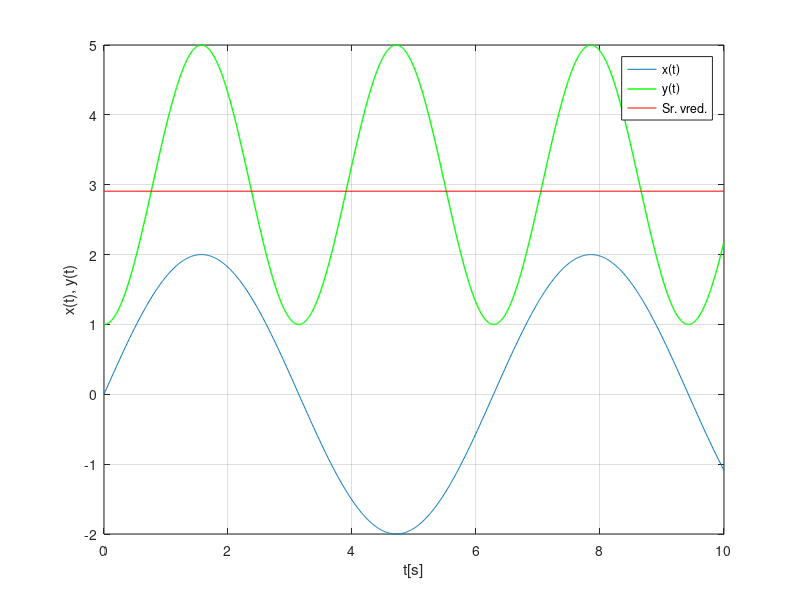

Write MATLAB code to recreate this figure.
clear all; close all; clc;

t = 0:0.01:10;
x = 2*sin(t);
y = x.^2 + 1;
[minY, xmin] = min(y)
[maxY, xmax] = max(y)

step = (10-0)/1000;
lastindex = ceil(6/step);
srVrY = mean(y)
srVrY06 = mean(y(1:lastindex))

figure
  plot(t,x);
  hold on;
  plot(t,y, 'g', 'Linewidth', 1);
  hold on;
  line([t(1) t(end)], [srVrY srVrY], 'Color', 'r');
  xlabel('t[s]'); ylabel('x(t), y(t)');
  legend('x(t)', 'y(t)', 'Sr. vred.');
  grid on
